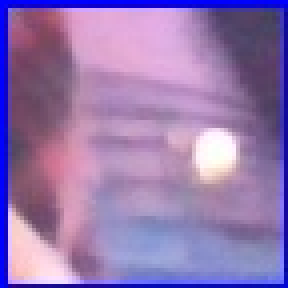
#> input picture Tagging/FacialRecognitionProject/dataset/User.1.1.jpg, 72 x 72 px (shown 4 times larger); its folder holds 4 pictures in this run
$ python facetrain.py
#> lines starting #> are read from the running program, lines starting #| are printed output that depends on the picture
import cv2
import numpy as np
from PIL import Image
import os
# Path for face image database
path = 'dataset'
recognizer = cv2.face.LBPHFaceRecognizer_create()
detector = cv2.CascadeClassifier("Cascades/haarcascade_frontalface_default.xml");
# function to get the images and label data
def getImagesAndLabels(path):
#> called with path = 'dataset'
    imagePaths = [os.path.join(path,f) for f in os.listdir(path)]
    faceSamples=[]
    ids = []
    for imagePath in imagePaths:
        PIL_img = Image.open(imagePath).convert('L') # grayscale
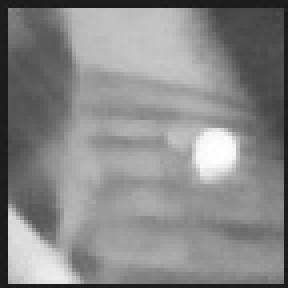
#> PIL_img: PIL image 72x72 L (shown 4 times larger); min 22, max 255, mean 135.5
        img_numpy = np.array(PIL_img,'uint8')
        id = int(os.path.split(imagePath)[-1].split(".")[1])
        faces = detector.detectMultiScale(img_numpy)
#> faces = [[8, 6, 63, 63]]
        for (x,y,w,h) in faces:
            faceSamples.append(img_numpy[y:y+h,x:x+w])
            ids.append(id)
#> this loop made 1 pass
#> after the loop, faceSamples = 1 item; ids = [1]
#> pass 2 of the loop in getImagesAndLabels, `for imagePath in imagePaths:`:
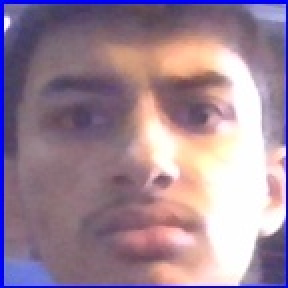
#> input picture Tagging/FacialRecognitionProject/dataset/User.1.10.jpg, 144 x 144 px (shown 2 times larger)
#> in getImagesAndLabels, `PIL_img = Image.open(imagePath).convert('L')`:
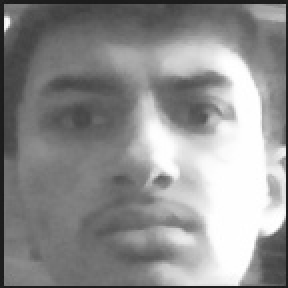
#> PIL_img: PIL image 144x144 L (shown 2 times larger); min 25, max 255, mean 142.6
#> faces = [[10, 9, 122, 122]]
#> the loop in getImagesAndLabels, `for (x,y,w,h) in faces:` made 1 pass
#> after the loop in getImagesAndLabels, `for (x,y,w,h) in faces:`: faceSamples = 2 items; ids = [1, 1]
#> pass 3 of the loop in getImagesAndLabels, `for imagePath in imagePaths:`:
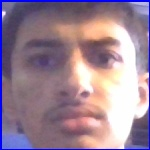
#> input picture Tagging/FacialRecognitionProject/dataset/User.1.11.jpg, 150 x 150 px
#> in getImagesAndLabels, `PIL_img = Image.open(imagePath).convert('L')`:
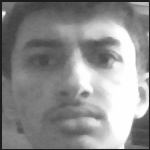
#> PIL_img: PIL image 150x150 L; min 24, max 255, mean 141.1
#> faces = [[13, 10, 128, 128]]
#> the loop in getImagesAndLabels, `for (x,y,w,h) in faces:` made 1 pass
#> after the loop in getImagesAndLabels, `for (x,y,w,h) in faces:`: faceSamples = 3 items; ids = [1, 1, 1]
#> the loop made 4 passes; the first 3 are shown
    return faceSamples,ids
print ("\n [INFO] Training faces. It will take a few seconds. Wait ...")
faces,ids = getImagesAndLabels(path)
recognizer.train(faces, np.array(ids))
# Save the model into trainer/trainer.yml
#> (the run stopped early here; a loop or call above may not have finished)
